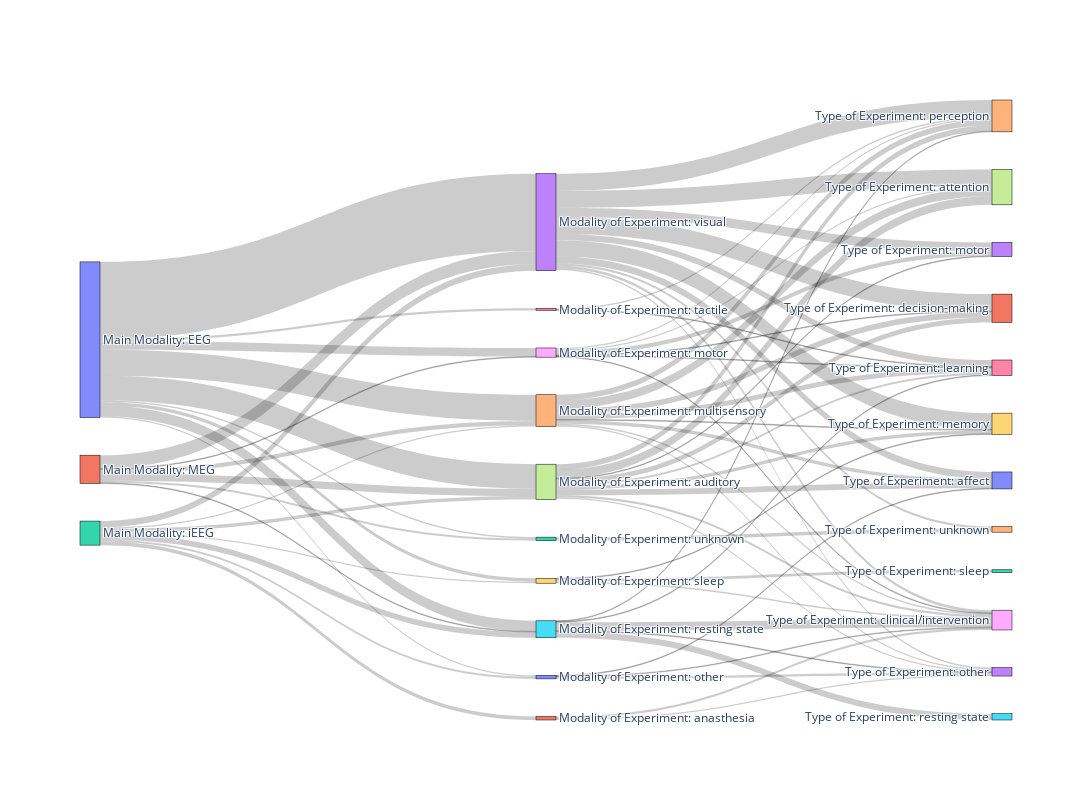

Here is the notebook cell this chart was saved with:
### Markdown cell above
### Figure 2

Modality x Modality of experiment x type of experiment 

Network chart start w main modality (EEG, MEG, IEGG) and then continue to break up (like figure 4 in other paper)

### Code cell
LABEL_MAINMODALITY = 'Main Modality:'
LABEL_MODALITYOFEXP = 'Modality of Experiment:'
LABEL_TYPEOFEXP = 'Type of Experiment:'

df_fig1 = df[['EEG Modality', 'MEG Modality', 'iEEG Modality', 'FOR FIGURE - modality of exp', 'FOR FIGURE - type of exp']]

mainModality_types = ['EEG', 'MEG', 'iEEG']
modalityOfExp_types = df['FOR FIGURE - modality of exp'].unique()
typeOfExp_types = df['FOR FIGURE - type of exp'].unique()

# Create lists for the nodes and links
nodes = []
node_indices = {}
links = []
index = 0

# Add primary modalities to nodes
for mainModality in mainModality_types:
    mainModality = f"{LABEL_MAINMODALITY} {mainModality}"
    nodes.append(mainModality)
    node_indices[mainModality] = index
    index += 1

# Add additional modalities to nodes
for modalityOfExp in modalityOfExp_types:
    modalityOfExp = f"{LABEL_MODALITYOFEXP} {modalityOfExp}"
    nodes.append(modalityOfExp)
    node_indices[modalityOfExp] = index
    index += 1

# Add types of experiments to nodes
for typeOfExp in typeOfExp_types:
    typeOfExp = f"{LABEL_TYPEOFEXP} {typeOfExp}"
    nodes.append(typeOfExp)
    node_indices[typeOfExp] = index
    index += 1

# Create links between primary modalities and additional modalities
for mainModality in mainModality_types:
    mainModalityKey = f"{LABEL_MAINMODALITY} {mainModality}"
    for modalityOfExp in modalityOfExp_types:
        if pd.notna(modalityOfExp):
            modalityOfExpKey = f"{LABEL_MODALITYOFEXP} {modalityOfExp}"
            count = df_fig1[(df_fig1[f'{mainModality} Modality'] == 'x') & 
                            (df_fig1['FOR FIGURE - modality of exp'] == modalityOfExp)].shape[0]
            if count > 0:
                links.append({
                    'source': node_indices[mainModalityKey],
                    'target': node_indices[modalityOfExpKey],
                    'value': count
                })

# Create links between additional modalities and types of experiments
for modalityOfExp in modalityOfExp_types:
    if pd.notna(modalityOfExp):
        modalityOfExpKey = f"{LABEL_MODALITYOFEXP} {modalityOfExp}"
        for typeOfExp in typeOfExp_types:
            if pd.notna(typeOfExp):
                typeOfExpKey = f"{LABEL_TYPEOFEXP} {typeOfExp}"
                count = df_fig1[(df_fig1['FOR FIGURE - modality of exp'] == modalityOfExp) & 
                                (df_fig1['FOR FIGURE - type of exp'] == typeOfExp)].shape[0]
                if count > 0:
                    links.append({
                        'source': node_indices[modalityOfExpKey],
                        'target': node_indices[typeOfExpKey],
                        'value': count
                    })
    
# Create the Sankey diagram
fig = go.Figure(data=[go.Sankey(
    node=dict(
        pad=60,
        thickness=20,
        line=dict(color="black", width=0.5),
        label=nodes  # Use the nodes list as labels
    ),
    link=dict(
        source=[link['source'] for link in links],
        target=[link['target'] for link in links],
        value=[link['value'] for link in links]
    )
)])

fig.update_layout(
    font=dict(size=12),
    width=1200,  # Set the width to a smaller value to compress the figure horizontally
    height=800,  # Increase the height to make the diagram more vertically wide
)

# # Hide the node labels
# fig.update_traces(node=dict(label=["" for _ in nodes]))


fig.show()

fig.write_image("results/v1.6/figure_2.svg", format='svg')
fig.write_image("results/v1.6/figure_2.png", format='png')

### Figure 1 — Plotly figure (JSON) as saved in the notebook; plotly's stock layout.template omitted (floating-point values rounded to 4 significant figures)
{"data": [{"link": {"source": [0, 0, 0, 0, 0, 0, 0, 0, 0, 1, 1, 1, 1, 1, 1, 2, 2, 2, 2, 2, 2, 2, 3, 3, 3, 3, 3, 3, 3, 3, 3, 3, 4, 4, 4, 4, 4, 4, 4, 4, 5, 5, 5, 5, 5, 6, 6, 7, 7, 7, 7, 7, 7, 7, 7, 7, 8, 8, 8, 8, 8, 8, 9, 9, 9, 10, 10, 10, 11, 11, 12], "target": [3, 4, 5, 6, 7, 8, 9, 10, 12, 3, 4, 5, 7, 8, 12, 3, 4, 5, 7, 9, 10, 11, 13, 14, 16, 17, 18, 19, 20, 21, 23, 24, 14, 16, 17, 18, 19, 20, 21, 23, 14, 15, 16, 18, 23, 14, 16, 13, 14, 16, 17, 18, 19, 20, 21, 23, 13, 14, 16, 17, 18, 21, 18, 19, 22, 18, 20, 23, 18, 23, 24], "value": [109, 37, 15, 3, 35, 12, 5, 2, 2, 19, 6, 1, 10, 1, 3, 9, 2, 8, 5, 2, 3, 5, 13, 24, 9, 24, 4, 23, 10, 24, 2, 3, 8, 7, 12, 2, 1, 5, 8, 2, 1, 9, 1, 12, 1, 2, 1, 1, 8, 3, 12, 3, 5, 8, 7, 2, 6, 2, 1, 2, 1, 1, 2, 1, 4, 1, 1, 3, 3, 2, 5]}, "node": {"label": ["Main Modality: EEG", "Main Modality: MEG", "Main Modality: iEEG", "Modality of Experiment: visual", "Modality of Experiment: multisensory", "Modality of Experiment: resting state", "Modality of Experiment: tactile", "Modality of Experiment: auditory", "Modality of Experiment: motor", "Modality of Experiment: sleep", "Modality of Experiment: other", "Modality of Experiment: anasthesia", "Modality of Experiment: unknown", "Type of Experiment: motor", "Type of Experiment: perception", "Type of Experiment: resting state", "Type of Experiment: learning", "Type of Experiment: attention", "Type of Experiment: clinical/intervention", "Type of Experiment: memory", "Type of Experiment: affect", "Type of Experiment: decision-making", "Type of Experiment: sleep", "Type of Experiment: other", "Type of Experiment: unknown"], "line": {"color": "black", "width": 0.5}, "pad": 60, "thickness": 20}, "type": "sankey"}], "layout": {"font": {"size": 12}, "height": 800, "width": 1200}}
